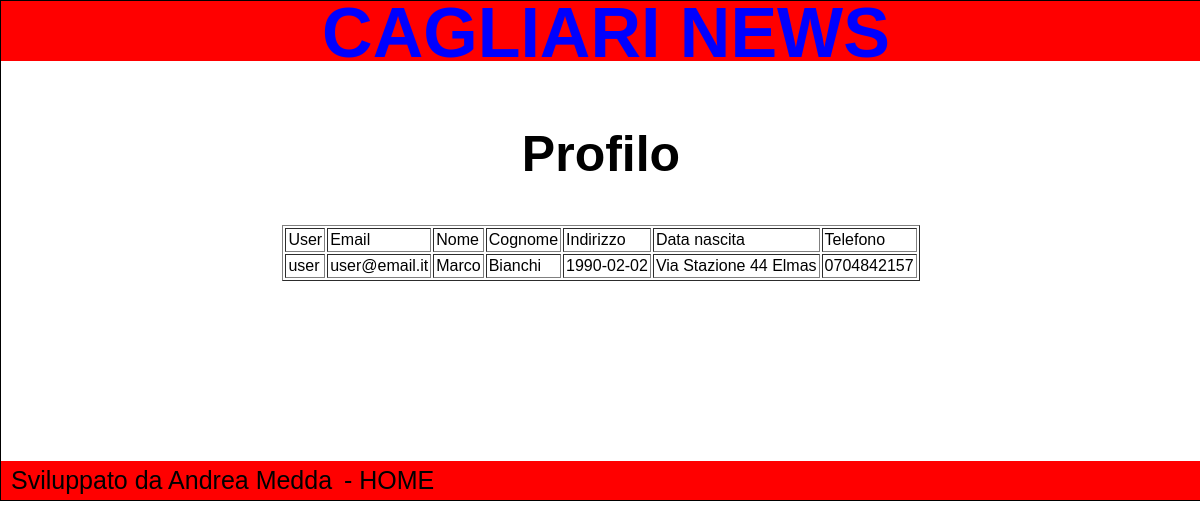
/Files/profilo.php?codice=2 (signed in), run on the app's committed database.
### tables this page shows
CREATE TABLE IF NOT EXISTS `utente` (
`Codice` int(255) NOT NULL,
  `User` varchar(255) NOT NULL,
  `Email` varchar(255) NOT NULL,
  `Nome` varchar(255) NOT NULL,
  `Cognome` varchar(255) NOT NULL,
  `Livello` int(255) NOT NULL,
  `Data_Nascita` date NOT NULL,
  `Indirizzo` varchar(255) NOT NULL,
  `Telefono` varchar(255) NOT NULL,
  `Password` varchar(255) NOT NULL
);

### Files/profilo.php (the view, shortened to what this page needs)
<?php
include("config.php");
include("header.php");
          if(isset($_SESSION['ID'])) {
        $codice=$_GET['codice'];
       print("<center><h2>Profilo</h2>");
 $q_ut="SELECT * from utente where Codice=$codice";
 $risultatout=mysqli_query($conn,$q_ut);
   print("<table align=\"center\" cellpadding=2 border=1> ") ;
  print("<tr><td>User</td><td>Email</td><td>Nome</td><td>Cognome</td><td>Indirizzo</td><td>Data nascita</td><td>Telefono</td> ") ;
  while ($q_ut=mysqli_fetch_array($risultatout))
  {   $codice=$q_ut['Codice'];
       $usern=$q_ut['User'];
        $email=$q_ut['Email'];
         $nome=$q_ut['Nome'];
          $cognome=$q_ut['Cognome'];
           $data_na=$q_ut['Data_Nascita'];
            $indirizzo=$q_ut['Indirizzo'];
            $telefono=$q_ut['Telefono'];
   print(" <tr> ");
     print(" <td>$usern</td> ");
      print(" <td>$email</td> ");
       print(" <td>$nome</td> ");
        print(" <td>$cognome</td> ");
         print(" <td>$data_na</td> ");
        print(" <td>$indirizzo</td> ");
        print(" <td>$telefono</td> ");
  }
        print("</table><br>");
                  }   ELSE {   print("<script>location.replace('index.php'); </script>"); }
include("down.php");

### Files/styles.css (style rules this page uses)
html,body { margin:0;padding:0 }
body { font: 76% arial,sans-serif;text-align:center }
h2 { font-size: 50px; margin-top: 50px; }

### data on the page
utente: User "user", Email "user@email.it", Nome "Marco", Cognome "Bianchi", Data_Nascita "1990-02-02", Indirizzo "Via Stazione 44 Elmas", Telefono "0704842157"
